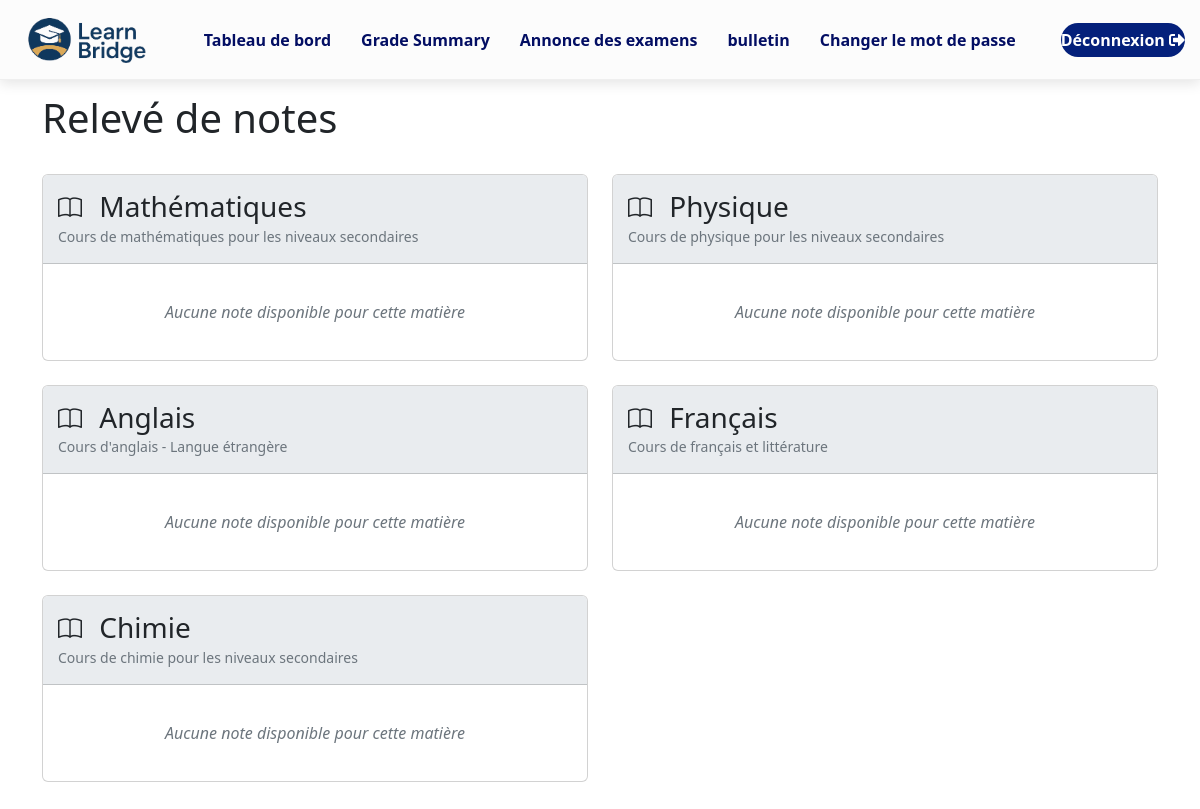
Screenshot of /student/grade.php with the database file from the repository.
### tables this page shows
CREATE TABLE `subjects` (
  `id` int(11) NOT NULL,
  `name` varchar(100) NOT NULL,
  `description` text DEFAULT NULL
);

### student/grade.php (the view, shortened to what this page needs)
<?php
$host = "127.0.0.1";
$dbname = "school_db";
$username = "root";
$password = "";
try {
    $pdo = new PDO("mysql:host=$host;dbname=$dbname;charset=utf8mb4", $username, $password);
    $pdo->setAttribute(PDO::ATTR_ERRMODE, PDO::ERRMODE_EXCEPTION);
    $student_id = 15;
    $stmt_subjects = $pdo->query("SELECT * FROM subjects");
    $subjects = $stmt_subjects->fetchAll(PDO::FETCH_ASSOC);
    $grades_by_subject = [];
    foreach ($subjects as $subject) {
        $sql = "SELECT
                    n.id,
                    n.grade,
                    n.qcm,
                    n.participation,
                    n.class_id,
                    s.name AS subject_name,
                    s.id AS subject_id,
                    e.date AS exam_date,
                    e.name AS exam_name,
                    c.name AS class_name,
                    t.full_name AS teacher_name
                FROM notes n
                JOIN subjects s ON n.subject_id = s.id
                LEFT JOIN exam e ON n.exam_id = e.id
                LEFT JOIN classes c ON n.class_id = c.id
                LEFT JOIN teachers t ON e.teacher_id = t.id
                WHERE n.student_id = ? AND n.subject_id = ?
                ORDER BY e.date DESC";
        $stmt = $pdo->prepare($sql);
        $stmt->execute([$student_id, $subject['id']]);
        $grades = $stmt->fetchAll(PDO::FETCH_ASSOC);
        $grades_by_subject[$subject['id']] = [
            'subject_info' => $subject,
            'grades' => $grades
        ];
    }
} catch(PDOException $e) {
    die("Erreur de connexion : " . $e->getMessage());
}
?>
<!DOCTYPE html>
<html lang="fr">
<head>
    <link rel="stylesheet" href="https://cdn.jsdelivr.net/npm/bootstrap@5.2.3/dist/css/bootstrap.min.css">
</head>
<body>
    <?php
        include "inc/navbar.php";
    ?>
    <div class="container py-4" style="margin-top: 70px;">
        <div class="d-flex justify-content-between align-items-center mb-4">
            <div>
                <h1>Relevé de notes</h1>
            </div>
        </div>
    <div class="row">
        <?php if (empty($grades_by_subject)): ?>
            <div class="col-12">
                <div class="alert alert-info">
                    Aucune matière ou note n'est disponible pour le moment.
                </div>
            </div>
        <?php else: ?>
            <?php foreach ($grades_by_subject as $subject_id => $data): ?>
                <div class="col-md-6">
                    <div class="card mb-4">
                        <div class="card-header subject-title">
                            <h3 class="mb-0">
                                <i class="bi bi-book subject-icon"></i>
                                <?= htmlspecialchars($data['subject_info']['name']) ?>
                            </h3>
                            <?php if (!empty($data['subject_info']['description'])): ?>
                                <small class="text-muted"><?= htmlspecialchars($data['subject_info']['description']) ?></small>
                            <?php endif; ?>
                        </div>
                        <div class="card-body">
                            <?php if (empty($data['grades'])): ?>
                                <div class="no-grades">
                                    Aucune note disponible pour cette matière
                                </div>
                            <?php endif; ?>
                        </div>
                    </div>
                </div>
            <?php endforeach; ?>
        <?php endif; ?>
    </div>
</div>
<link rel="stylesheet" href="https://cdn.jsdelivr.net/npm/bootstrap-icons@1.10.0/font/bootstrap-icons.css">
</body>
</html>

### student/inc/navbar.php (shortened to what this page needs)
<nav>
    <div class="logo-container">
        <img src="\Learn-Bridge(final)\app\views\images\logo.png" alt="School Logo">
    </div>
    <div class="nav-links">
        <ul>
            <li><a href="index.php">Tableau de bord</a></li>
            <li><a href="grade.php">Grade Summary</a></li>
            <li><a href="exam.php">Annonce des examens</a></li>
            <li><a href="results.php">bulletin</a></li>
            <li><a href="pass.php">Changer le mot de passe</a></li>
            <li><a href="logout.php" class="login-btn">Déconnexion <i class="fas fa-sign-out-alt"></i></a></li>
        </ul>
    </div>
</nav>
<link rel="stylesheet" href="https://cdnjs.cloudflare.com/ajax/libs/font-awesome/5.15.3/css/all.min.css">

### student/grade.php (style rules this page uses)
.subject-title { background-color: #e9ecef; border-radius: 10px 10px 0 0; padding: 15px; margin-bottom: 0; }
.subject-icon { font-size: 1.5rem; margin-right: 10px; }
.no-grades { padding: 20px; text-align: center; font-style: italic; color: #6c757d; }

### student/inc/navbar.php (style rules this page uses)
nav { position: fixed; top: 0; left: 0; right: 0; display: flex; justify-content: space-between; align-items: center; background-color: rgba(252, 252, 252, 0.9); backdrop-filter: blur(5px); -webkit-backdrop-filter: blur(5px); width: 100%; height: 80px; z-index: 1000; box-shadow: 0 4px 12px rgba(0, 0, 0, 0.1); border-bottom: 1px solid rgba(0, 0, 0, 0.05); transition: all 0.3s ease; }
.logo-container { display: flex; align-items: center; height: 100%; }
nav img { width: 180px; height: auto; transition: transform 0.3s; }
.nav-links { flex: 1; text-align: right; }
.nav-links ul { display: flex; justify-content: flex-end; align-items: center; margin: 0; padding: 0; }
.nav-links ul li { list-style: none; padding: 8px 15px; position: relative; }
.nav-links ul li::after { content: ''; width: 0%; height: 2px; background-color: #04207b; display: block; margin: auto; transition: width 0.3s; position: absolute; bottom: 0; left: 0; }
.nav-links ul li a { text-decoration: none; color: #030e63; font-size: 16px; font-weight: 600; transition: all 0.3s ease; display: block; padding: 5px 0; }
.login-btn { background: #04207b; color: white !important; padding: 8px 20px; border-radius: 20px; margin-left: 15px; transition: all 0.3s; border: none; font-weight: 600; }

### rows the page displays
subjects: name "Mathématiques", description "Cours de mathématiques pour les niveaux secondaires"
subjects: name "Physique", description "Cours de physique pour les niveaux secondaires"
subjects: name "Anglais", description "Cours d'anglais - Langue étrangère"
subjects: name "Français", description "Cours de français et littérature"
subjects: name "Chimie", description "Cours de chimie pour les niveaux secondaires"
